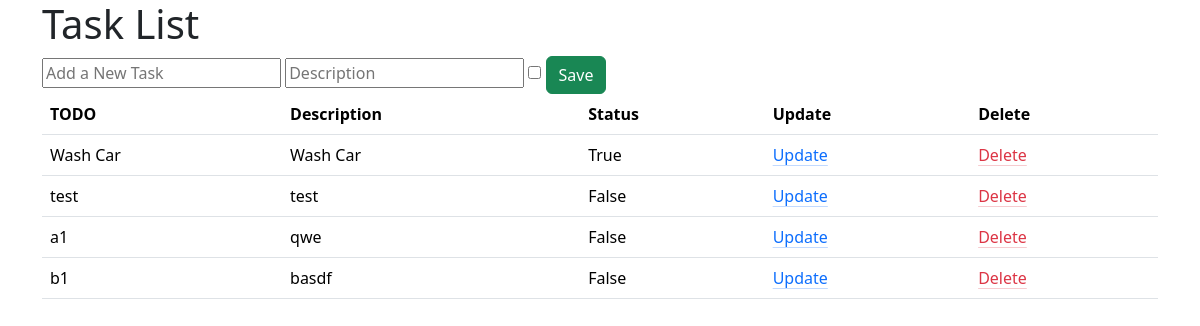
/tasklist/, run on an earlier commit of the app's database.
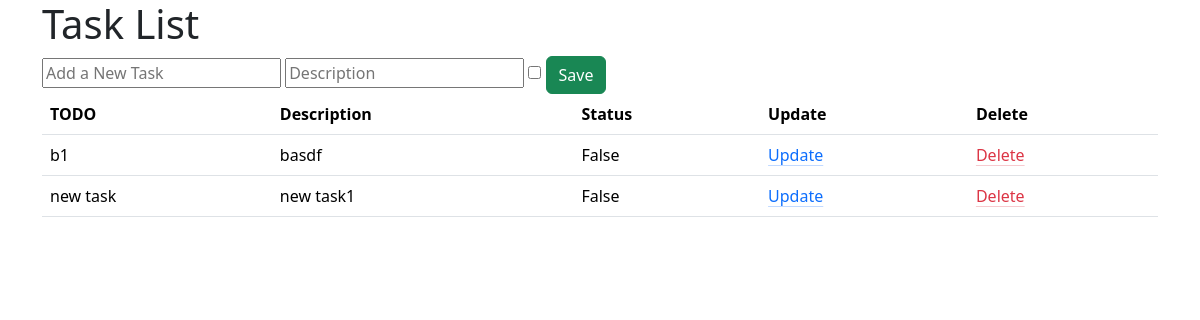
And on a later commit of the database.
### base/models.py (models this page shows, shortened)
class Task (models.Model):
    title =models.CharField(max_length=200)
    description =models.TextField(null=True,blank=True)
    complete = models.BooleanField(default=False)
    create= models.DateTimeField(auto_now_add=True)

### base/views.py (the view, shortened to what this page needs)
# urls.py: path('tasklist/', views.taskList, name="tasklist"),
def taskList(request):
    if request.method == 'GET':
        form = TaskForm()
        tasks = Task.objects.all()
        context = {'tasks': tasks, 'TaskForm': form}
    return render(request, 'base/tasklist.html', context)

### base/forms.py
class TaskForm(forms.ModelForm):
    title = forms.CharField(widget=forms.TextInput(
        attrs={'placeholder': 'Add a New Task'}))
    description = forms.CharField(widget=forms.TextInput(
        attrs={'placeholder': 'Description'}))
    class Meta:
        model = Task
        fields = '__all__'

### base/templates/base/tasklist.html (shortened to what this page needs)
{% extends "base.html" %}
{%block content%}
    <h1>Task List</h1>
    <form method="POST" action="/tasklist/">
        {{TaskForm.title}}
        {{TaskForm.description}}
        {{TaskForm.complete}}
        <button name="Create" class=" btn btn-success" type="submit">Save</button>
    </form>
    <table class="table table-hover">
        <tr>
            <th>TODO</th>
            <th>Description</th>
            <th>Status</th>
            <th>Update</th>
            <th>Delete</th>
        </tr>
        {% for task in tasks%}
            <tr>
                <td>{{task.title}}</td>
                <td>{{task.description}}</td>
                <td>{{task.complete}}</td>
                <td><a href="{% url 'updatetask' task.id %}" class="link-primary link-offset-2 link-underline-opacity-25 link-underline-opacity-100-hover">Update</a></td>
                <td><a href="{% url 'deletetask' task.id %}" class="link-danger link-offset-2 link-underline-opacity-25 link-underline-opacity-100-hover">Delete</a></td>
            </tr>
        {% endfor %}
    </table>
{% endblock %}

### base/templates/base.html (shortened to what this page needs)
<!DOCTYPE html>
<html lang="en">
<head>
    <link href="https://cdn.jsdelivr.net/npm/bootstrap@5.3.3/dist/css/bootstrap.min.css" rel="stylesheet">
</head>
<body>
    <div class="container">
            {%block content%}
            {% endblock %}
    </div>
</body>
</html>

What changed in the data, as far as the page shows it:
removed Task: title "Wash Car", description "Wash Car", complete "True"
removed Task: title "test", description "test", complete "False"
removed Task: title "a1", description "qwe", complete "False"
added Task: title "new task", description "new task1", complete "False"
